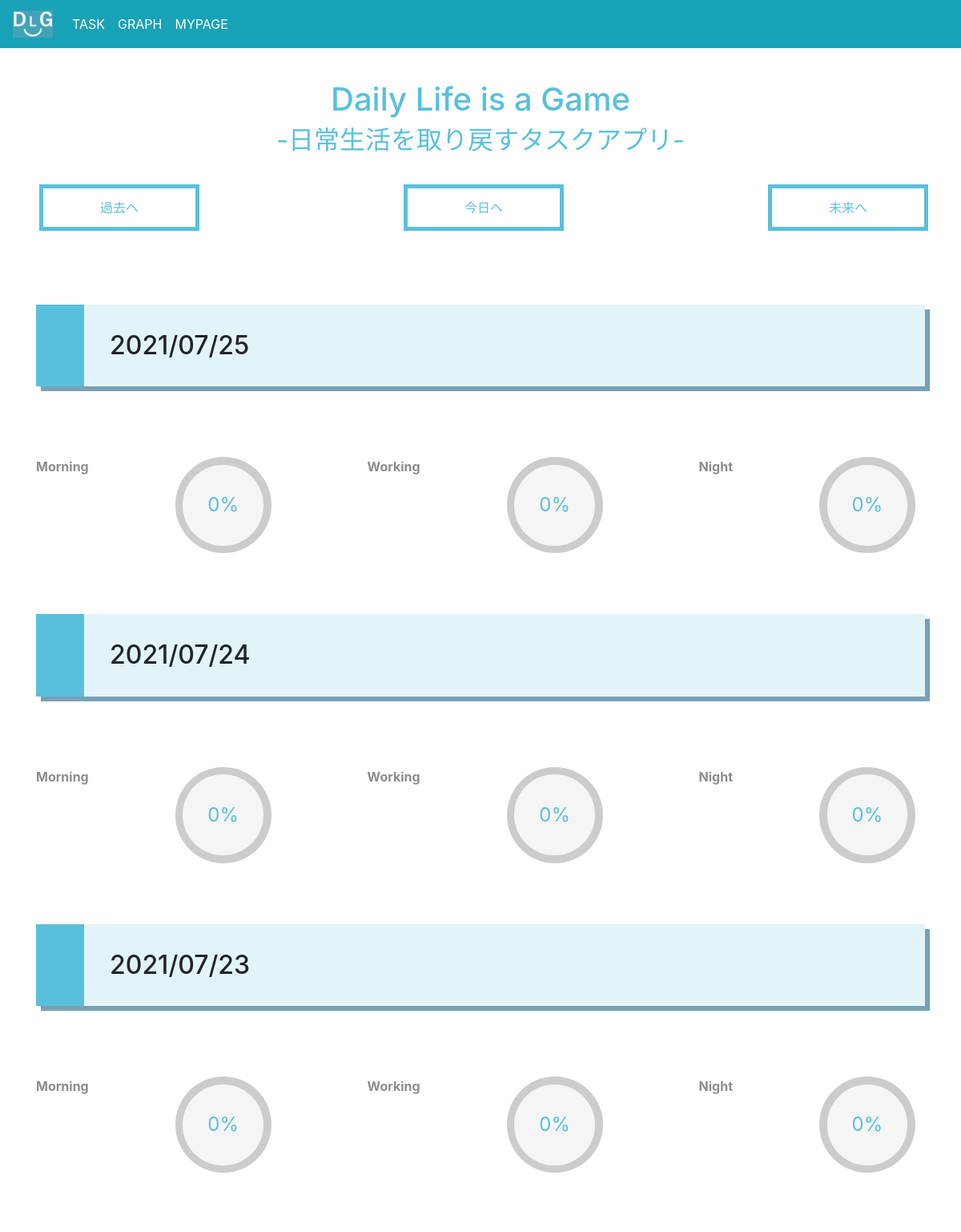
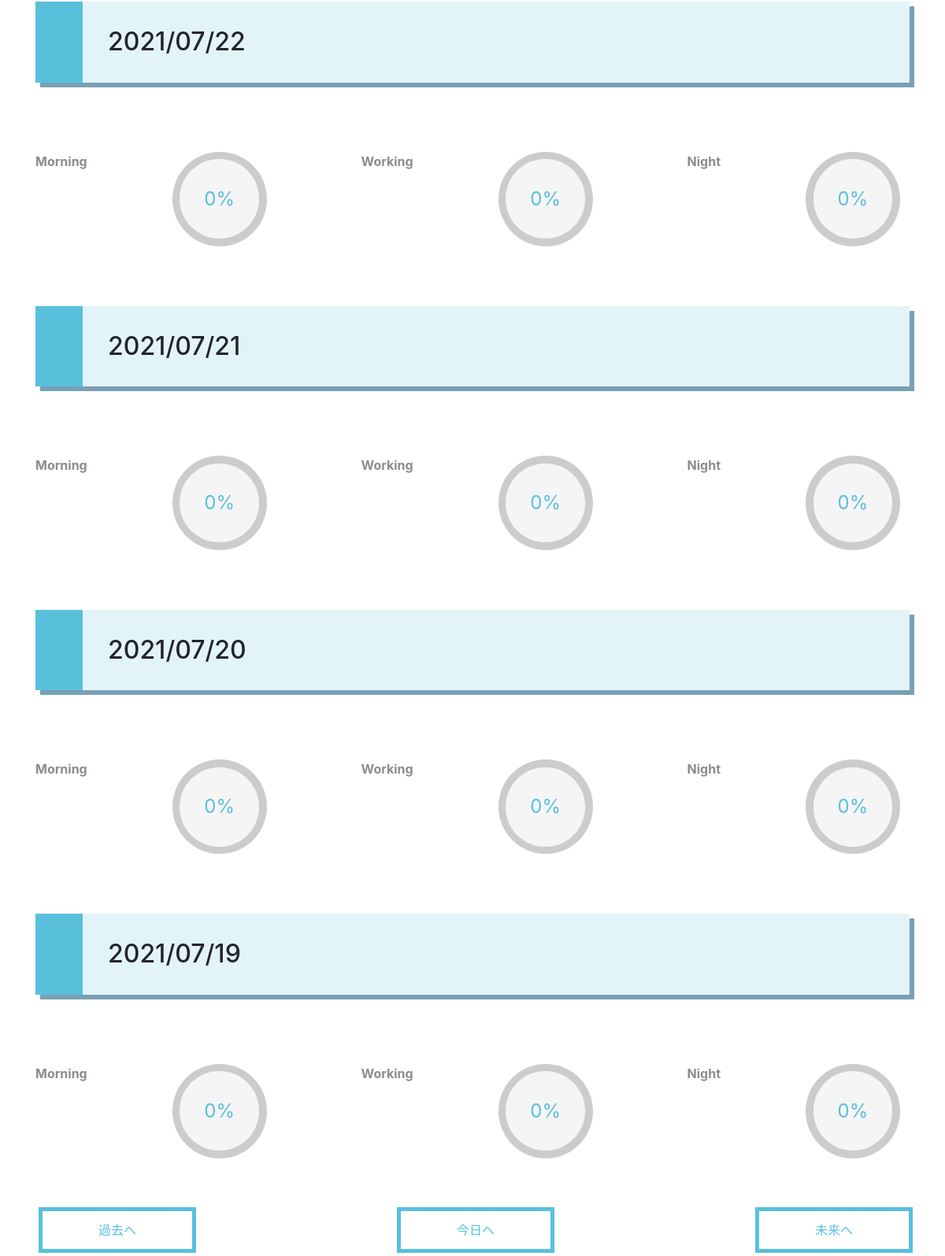
Screenshot of /graph.html (signed in) with the database file from the repository (2 pictures, top to bottom).
### tables this page shows
CREATE TABLE monthly_data(id integer primary key autoincrement, user_id, point_m integer, point_d integer, point_n integer, date);

### main/views.py (the view, shortened to what this page needs)
@app.route("/graph.html")
def show_entries_graph():
    if (not session.get("logged_in")) or  (not session.get("username"))or  (not session.get("user_id")): # ログインしてない場合ログイン画面に誘導
        return redirect(url_for("login"))
    else:
        session["subtra"] = 0
        conn = sqlite3.connect("test.db")
        cur = conn.cursor()
        df = pd.read_sql('SELECT * FROM monthly_data', conn)
        cur.close()
        conn.close()
        df['user_id'] = df['user_id'].astype(int)
        user_ids = df['user_id'].values.tolist()
        if not(session["user_id"] in user_ids):
            datas = {}
            dt_now = datetime.datetime.now()
            for i in range(7):
                i_time = datetime.timedelta(days=i)
                datas[(dt_now -i_time).strftime('%Y/%m/%d')] = [0,0,0]
    return render_template("entries/graph.html",da=datas)

### main/templates/entries/graph.html (shortened to what this page needs)
{% extends "layout.html" %}
{% block title %}
<link href = "static/style/circle.css" rel = "stylesheet" type = "text/css">
{% endblock %}
{% block body %}
  <div class="container">
    <br>
    <div style="display: flex;justify-content:space-between">
      <div>
        <form action="./graph.html" method=post>
            <button type="submit" class="btn_pink_2">過去へ</button>
        </form>
      </div>
      <div>
        <form action="./graph.html" method=get>
            <button type="submit" class="btn_pink_2">今日へ</button>
        </form>
      </div>
      <div>
        <form action="./graph.html" method=post>
            <button type="submit" class="btn_pink_2">未来へ</button>
        </form>
      </div>
    </div>
    <br>
    {% for key in da  %}
    <h2 class="elem_1">{{ key }}</h2>
    <br>
    <div class="graph_wrapper">
      <div style="display: flex;justify-content:space-between">
        <span style="display: inline-block; color:rgb(140,140,140);"><strong>Morning</strong></span>
        <div style="display: inline-block;">
          <div class="for-div-1 c100 green">
            <span>{{ da[key][0] }}%</span>
          </div>
        </div>
        <span style="display: inline-block; color:rgb(140,140,140);"><strong>Working</strong></span>
        <div style="display: inline-block;">
          <div class="for-div-2 c100 green">
            <span>{{ da[key][1] }}%</span>
          </div>
        </div>
        <span style="display: inline-block; color:rgb(140,140,140);"><strong>Night</strong></span>
        <div style="display: inline-block;">
          <div class="for-div-3 c100 green">
            <span>{{ da[key][2] }}%</span>
          </div>
        </div>
      </div>
    </div>
    {% endfor %}
    <br><br>
    <div style="display: flex;justify-content:space-between">
      <div>
        <form action="./graph.html" method=post>
            <button type="submit" class="btn_pink_2">過去へ</button>
        </form>
      </div>
      <div>
        <form action="./graph.html" method=get>
            <button type="submit" class="btn_pink_2">今日へ</button>
        </form>
      </div>
      <div>
        <form action="./graph.html" method=post>
            <button type="submit" class="btn_pink_2">未来へ</button>
        </form>
      </div>
    </div>
  </div>
{% endblock %}

### main/static/style/style.css (style rules this page uses)
body { padding-top: 100px; }
.elem_1 { margin-top: 5%; padding: 1em 1em; margin: 2em 0; background: rgb(227, 244, 249); border-left: solid 60px rgb(89, 192, 220); box-shadow: 6px 6px #78a0b7; overflow-wrap: break-word; }
.btn_pink_2 { text-align : center; margin: 2%; margin-top: 1%; cursor : pointer; padding : 12px 10px; background : rgb(255, 255, 255); color: rgba(89, 192, 220); width: 200px; transition: 0.3s; border-width: thick; border-style: solid; border-color: rgba(89, 192, 220); }

### main/static/style/circle.css (style rules this page uses)
.c100 { position: relative; font-size: 120px; width: 1em; height: 1em; -webkit-border-radius: 50%; -moz-border-radius: 50%; -ms-border-radius: 50%; -o-border-radius: 50%; border-radius: 50%; float: left; margin: 0 0.1em 0.1em 0; background-color: #cccccc; }
.c100 *, .c100 *:before, .c100 *:after { -webkit-box-sizing: content-box; -moz-box-sizing: content-box; box-sizing: content-box; }
.c100 > span { position: absolute; width: 100%; z-index: 1; left: 0; top: 0; width: 5em; line-height: 5em; font-size: 0.2em; color: #cccccc; display: block; text-align: center; white-space: nowrap; -webkit-transition-property: all; -moz-transition-property: all; -o-transition-property: all; transition-property: all; -webkit-transition-duration: 0.2s; -moz-transition-duration: 0.2s; -o-transition-duration: 0.2s; transition-duration: 0.2s; -webkit-transition-timing-function: ease-out; -moz-transition-timing-function: ease-out; -o-transition-timing-function: ease-out; transition-timing-function: ease-out; }
.c100:after { position: absolute; top: 0.08em; left: 0.08em; display: block; content: " "; -webkit-border-radius: 50%; -moz-border-radius: 50%; -ms-border-radius: 50%; -o-border-radius: 50%; border-radius: 50%; background-color: whitesmoke; width: 0.84em; height: 0.84em; -webkit-transition-property: all; -moz-transition-property: all; -o-transition-property: all; transition-property: all; -webkit-transition-duration: 0.2s; -moz-transition-duration: 0.2s; -o-transition-duration: 0.2s; transition-duration: 0.2s; -webkit-transition-timing-function: ease-in; -moz-transition-timing-function: ease-in; -o-transition-timing-function: ease-in; transition-timing-function: ease-in; }
.c100 > span { color: #307bbb; }
.c100.green > span { color: rgba(89, 192, 220); }

### rows the page displays
monthly_data: date "2021/07/25", point_n "0", key "2021/07/24", key "2021/07/23", key "2021/07/22", key "2021/07/21", key "2021/07/20", key "2021/07/19"
